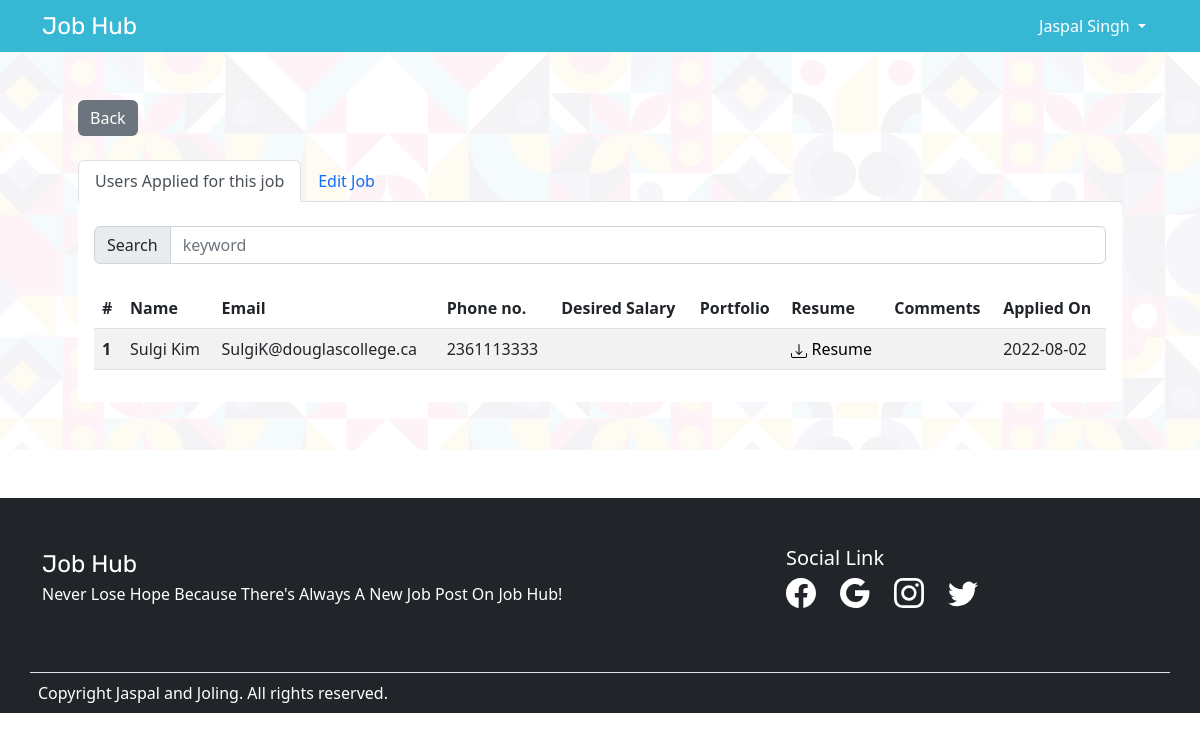
Screenshot of /controllers/Applied_Jobs.controller.php?action=jobs&id=4 (signed in) with the database file from the repository.
### tables this page shows
CREATE TABLE Job_Applied (
 AppliedID int(11) NOT NULL AUTO_INCREMENT,
 UserID int(11) NOT NULL,
 JobID int(11) NOT NULL,
 DesiredPay varchar(20) DEFAULT NULL,
 AdditionalUrls varchar(50) DEFAULT NULL,
 Comments varchar(500) DEFAULT NULL,
 Resume longblob DEFAULT NULL,
 AppliedOn date DEFAULT NULL,
 PRIMARY KEY (AppliedID, UserID, JobID),
 KEY job_applied_ibfk_1 (UserID),
 KEY job_applied_ibfk_2 (JobID),
 CONSTRAINT job_applied_ibfk_1 FOREIGN KEY (UserID) REFERENCES users (UserID) ON DELETE CASCADE ON UPDATE CASCADE,
 CONSTRAINT job_applied_ibfk_2 FOREIGN KEY (JobID) REFERENCES jobs (JobID) ON DELETE CASCADE ON UPDATE CASCADE
);

CREATE TABLE Users (
  UserID INT NOT NULL AUTO_INCREMENT,
  Fname VARCHAR(50) NOT NULL,
  Lname VARCHAR(50) DEFAULT NULL,
  Email VARCHAR(50) NOT NULL UNIQUE,
  Phone VARCHAR(20) NOT NULL,
  Password VARCHAR(500) NOT NULL,
  Role CHAR(6) NOT NULL,
  Agreement TINYINT(1) NOT NULL,
  PRIMARY KEY ( UserID )
);

### inc/Utilities/PDOService.php (called while the page is built, shortened)
<?php
    class PDOService {
        private  $_host = DB_HOST;
        private  $_user = DB_USER;
        private  $_pass = DB_PASS;
        private  $_dbname = DB_NAME;
        private  $_dbport = DB_PORT;
        private  $_dbh;
        private $_className;
        private  $_pstmt;
        public function __construct(string $className) {
            $this->_className = $className;
            $dsn = 'mysql:host=' . $this->_host . ';dbname=' . $this->_dbname.';port='.$this->_dbport;
            $options = array (
                PDO::ATTR_PERSISTENT => true,
                PDO::ATTR_ERRMODE => PDO::ERRMODE_EXCEPTION );
            try {
                $this->_dbh = new PDO($dsn, $this->_user, $this->_pass, $options);
            } catch (PDOException $pe)   {
                $this->_error = $pe->getMessage();
            }
        }
        public function query(string $query)    {
            $this->_pstmt = $this->_dbh->prepare($query);
        }
        public function bind($param, $value, $type=null)    {
            if (is_null($type)) {
                switch (true) {
                    case is_int($value):
                    $type = PDO::PARAM_INT;
                    break;
                    default:
                    $type = PDO::PARAM_STR;
                    break;
                    }
                }
            $this->_pstmt->bindValue($param, $value, $type);
        }
        public function execute()   {
            return $this->_pstmt->execute();
        }
        public function resultSet() {
            return $this->_pstmt->fetchAll(PDO::FETCH_CLASS, $this->_className);
        }
        public function singleResult()  {
            $this->_pstmt->setFetchMode(PDO::FETCH_CLASS, $this->_className);
            return $this->_pstmt->fetch(PDO::FETCH_CLASS);
        }
    }
?>

### inc/Utilities/UsersDAO.class.php (called while the page is built, shortened)
<?php
    class UsersDAO{
        private static $db;
        static function initialize(string $className)    {
            self::$db = new PDOService($className);
        }
        static function getUsersAppliedJob($jobId):array{
            $sql = "SELECT users.*, job_applied.DesiredPay, job_applied.AdditionalUrls,
                           job_applied.AppliedID, job_applied.Comments, job_applied.AppliedOn
                    FROM users, job_applied
                    WHERE users.userId = job_applied.userId AND job_applied.jobId = :jobId ";
            try
            {
                    self::$db->query($sql);
                    self::$db->bind(':jobId',(int)$jobId);
                    self::$db->execute();
                    return self::$db->resultSet();
            }
            catch(Exception $exc){
                    echo $exc->getMessage();
                    error_log($exc->getMessage());
                    return false;
            }
        }
    }
?>

### models/Users.class.php (called while the page is built, shortened)
<?php
    class Users{
        private $Fname;
        private $Lname;
        private $Email;
        private $Phone;
        function getFname() : string{
            return $this->Fname;
        }
        function getLname() : string{
            return $this->Lname;
        }
        function getEmail() : string{
            return $this->Email;
        }
        function getPhone() : int{
            return $this->Phone;
        }
    }
?>

### views/Applied_Jobs.page.php (the view, shortened to what this page needs)
<?php
class PageJobApplied
{
    static $errors = [];
    static function userAppliedJobs($users)
    {
?>
        <main class="innerMain">
            <div class="container p-5">
            <a href="../controllers/Admin.controller.php" class="btn btn-secondary mt-0 mb-4">Back</a>
                <nav>
                    <div class="nav nav-tabs" id="nav-tab" role="tablist">
                        <button class="nav-link <?=!empty(self::$errors)?'':'active'?> " id="nav-applied-tab" data-bs-toggle="tab" data-bs-target="#nav-applied" type="button" role="tab" aria-controls="nav-applied" aria-selected="true">Users Applied for this job</button>
                        <button class="nav-link <?=!empty(self::$errors)?'active':''?>" id="nav-edit-tab" data-bs-toggle="tab" data-bs-target="#nav-edit" type="button" role="tab" aria-controls="nav-edit" aria-selected="true">Edit Job</button>
                    </div>
                </nav>
                <div class="tab-content" id="nav-tabContent">
                    <div class="tab-pane fade <?=!empty(self::$errors)?'':'show active'?>" id="nav-applied" role="tabpanel" aria-labelledby="nav-applied-tab" tabindex="0">
                        <div class="card inneradminDetails w-100 m-auto">
                            <div class="card-body">
                                <div class="input-group mb-3 mt-2">
                                    <span class="input-group-text" id="basic-addon1">Search</span>
                                    <input type="search" id="searchInput" class="form-control" placeholder="keyword" aria-label="Username" aria-describedby="basic-addon1">
                                </div>
                                <?php
                                 if(!empty($users))
                                 {
                                ?>
                                <table class="table table-striped mt-4">
                                    <thead>
                                        <tr>
                                            <th scope="col">#</th>
                                            <th scope="col">Name</th>
                                            <th scope="col">Email</th>
                                            <th scope="col">Phone no.</th>
                                            <th scope="col">Desired Salary</th>
                                            <th scope="col">Portfolio</th>
                                            <th scope="col">Resume</th>
                                            <th scope="col">Comments</th>
                                            <th scope="col">Applied On</th>
                                        </tr>
                                    </thead>
                                    <tbody id="tblUsr">
                                    <?php
                                            $i=1;
                                            foreach($users as $user)  {
                                                echo "<tr>";
                                                echo "<th scope='row'>".$i."</th>";
                                                echo "<td>".$user->getFname()." ".$user->getLname()."</td>";
                                                echo "<td>".$user->getEmail()."</td>";
                                                echo "<td>".$user->getPhone()."</td>";
                                                echo "<td>".$user->DesiredPay."</td>";
                                                echo "<td>".$user->AdditionalUrls."</td>";
                                                echo "<td><a href=\"".$_SERVER['PHP_SELF']."?action=download&id=".$user->AppliedID."\">
                                                <svg xmlns='http://www.w3.org/2000/svg' width='16' height='16' fill='currentColor' class='bi bi-download' viewBox='0 0 16 16'>
  <path d='M.5 9.9a.5.5 0 0 1 .5.5v2.5a1 1 0 0 0 1 1h12a1 1 0 0 0 1-1v-2.5a.5.5 0 0 1 1 0v2.5a2 2 0 0 1-2 2H2a2 2 0 0 1-2-2v-2.5a.5.5 0 0 1 .5-.5z'/>
  <path d='M7.646 11.854a.5.5 0 0 0 .708 0l3-3a.5.5 0 0 0-.708-.708L8.5 10.293V1.5a.5.5 0 0 0-1 0v8.793L5.354 8.146a.5.5 0 1 0-.708.708l3 3z'/>
</svg>
                                                Resume
                                                </td>";
                                                echo "<td>".$user->Comments."</td>";
                                                echo "<td>".$user->AppliedOn."</td>";
                                                echo "</tr></tbody>";
                                            }
                                    ?>
                                </table>
                                <?php
                                 }
                                ?>
                            </div>
                        </div>
                    </div>
                    <?php
                }
                static function editJobs(Jobs $job)
                {
                    ?>
        </main>
<?php
                }
            }

### css/custom.css (style rules this page uses)
* { box-sizing: border-box; }
a { text-decoration: none; color:#000 }
.btn { border:none!important }
.inneradminDetails { border:none;z-index:999 }
.innerMain { background:url("../images/bg-inner.png");background-position: top; }

### rows the page displays
job_applied: UserID.Fname "Sulgi", UserID.Lname "Kim", UserID.Email "SulgiK@douglascollege.ca", UserID.Phone "2361113333", AppliedOn "2022-08-02"

### other values shown
$_SESSION['username']['Name'] "Jaspal Singh"
